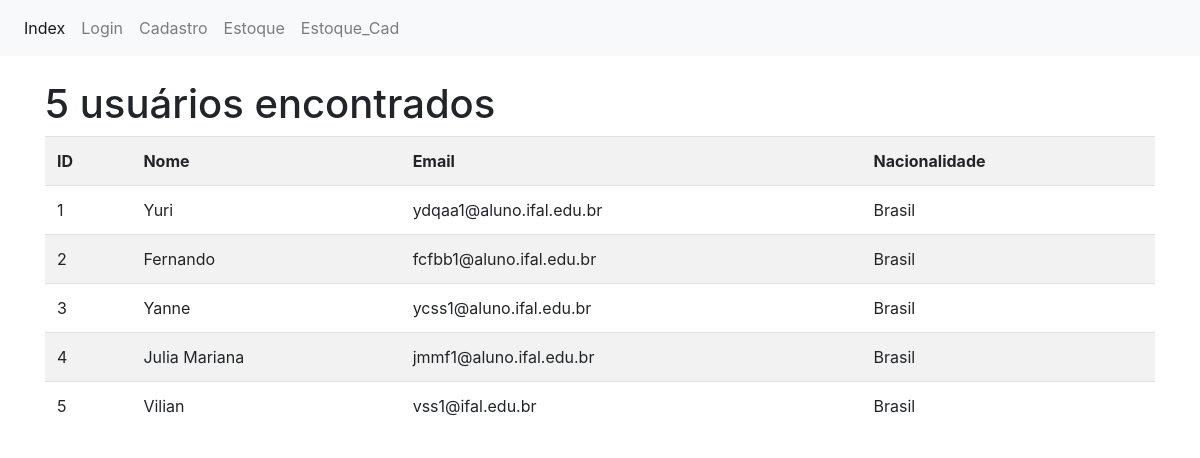
The page / on the database its author committed.
### app/models/usuario.py (models this page shows, shortened)
class Usuario(UserMixin, db.Model):
  id = db.Column(db.Integer(), primary_key=True)
  nome = db.Column(db.String(64), index=True, unique=True)
  email = db.Column(db.String(120), index=True, unique=True)
  senha_hash = db.Column(db.String(128))
  nacionalidade = db.Column(db.String(32), index=True)
  estoques = db.relationship('Estoque', backref='usuario', lazy='dynamic')

### app/controllers/default.py (the view)
@app.route("/")
def index():
  usuarios = Usuario.query.all()
  return render_template("index.html", usuarios=usuarios, isLogged=current_user.is_authenticated)

### app/templates/index.html (shortened to what this page needs)
{% extends 'bootstrap/base.html' %}
{% block html_attribs %} lang="pt-BR"{% endblock %}
{% block styles %}
<link rel="stylesheet" href="https://stackpath.bootstrapcdn.com/bootstrap/4.1.3/css/bootstrap.min.css">
{% endblock %}
{% block content %}
<nav class="navbar navbar-expand-lg navbar-light bg-light">
  <div class="collapse navbar-collapse" id="navbarNavAltMarkup">
    <div class="navbar-nav">
      <a class="nav-item nav-link active" href="/">Index <span class="sr-only">(current)</span></a>
      {% if not isLogged %}
        <a class="nav-item nav-link" href="/login">Login</a>
        <a class="nav-item nav-link" href="/cadastro">Cadastro</a>
      {% endif %}
      <a class="nav-item nav-link" href="/estoque">Estoque</a>
      <a class="nav-item nav-link" href="/estoque/cadastro">Estoque_Cad</a>
    </div>
  </div>
</nav>
<br>
<div class="container">
  <div class="page-header">
    <h1>{{ usuarios|length }} usuários encontrados</h1>
  </div>
  {% if usuarios %}
  <table class="table table-striped">
    <tr>
      <th>ID</th>
      <th>Nome</th>
      <th>Email</th>
      <th>Nacionalidade</th>
    </tr>
  {% for usuario in usuarios %}
    <tr>
      <td>{{ usuario.id }}</td>
      <td>{{ usuario.nome }}</td>
      <td>{{ usuario.email }}</td>
      <td>{{ usuario.nacionalidade }}</td>
    </tr>
  {% endfor %}
  </table>
{% endif %}
</div>
{% endblock %}

### rows shown on the page
Usuario: id "1", nome "Yuri", email "ydqaa1@aluno.ifal.edu.br", nacionalidade "Brasil"
Usuario: id "2", nome "Fernando", email "fcfbb1@aluno.ifal.edu.br", nacionalidade "Brasil"
Usuario: id "3", nome "Yanne", email "ycss1@aluno.ifal.edu.br", nacionalidade "Brasil"
Usuario: id "4", nome "Julia Mariana", email "jmmf1@aluno.ifal.edu.br", nacionalidade "Brasil"
Usuario: id "5", nome "Vilian", email "vss1@ifal.edu.br", nacionalidade "Brasil"

### other values the page prints
{{ usuarios|length }} "5"
